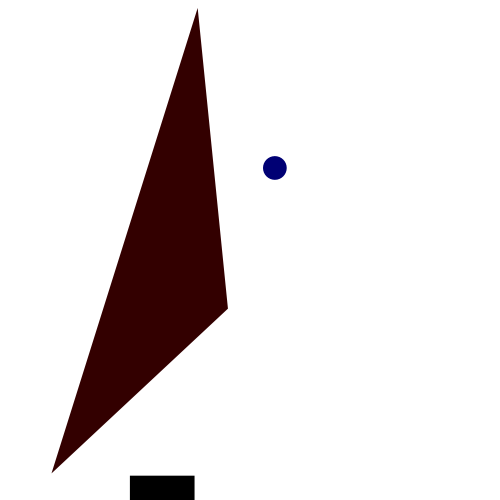
Frame 1 (no input)
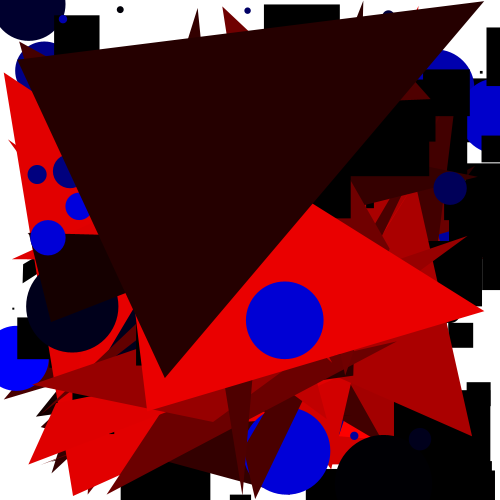
Frame 60 (the mouse pressed at the canvas centre just before this capture)
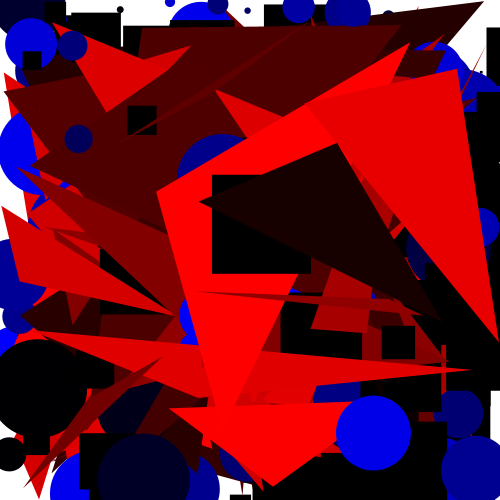
Frame 120 (the mouse held since frame 60 and released just before this capture)

The Processing sketch that drew these frames (run headless with seeded random() and noise(); from frame 60 on, the mouse is pressed at the canvas centre):

// Processing sketch: processing_58663
// ── processing_58663.pde

void setup (){ //inicio do loop na composição
  
  size (500,500); //definição do tamanho da composição
  smooth(); //serve para suavisar os elementos da composição
  background(255); //definição da cor de fundo

}

void draw(){ //inicio da criação dos elementos da composição
  
  //criação de uma variável para o tamanho do quadrado
  
  float tamanhoq = random (100); //determina um tamanho aleatorio para o quadrado que vai de 0 a 100
  
  //criação de quadrados aleatórios
  
  noStroke (); //determina que os quadrados não têm linha
  fill (0); //atribuição de cor aos quadrados (neste caso preto)
  rect (random(500), random (500), tamanhoq, tamanhoq); //coordenadas do quadrado recorrendo à variável de tamanho

  //criação de uma variável para o tamanho do circulo
  
  float tamanhoc = random (100); //determina um tamanho aleatorio para o circulo que vai de 0 a 100
  
  //criação de uma variável para a cor do circulo
   
  float rc = random (0,1); //determina um valor para a escala de vermelhos que vai de 0 a 1
  float gc = random (0,1); //determina um valor para a escala de verdes que vai de 0 a 1
  float bc = random (255); //determina um valor para a escala de azuis que vai de 0 a 255
  
  //criação de circulos aleatorios
  
  noStroke(); //determina que os circulos não têm linha
  fill (rc, gc, bc); //atribuição de cor aos circulos recorrendo às variáveis anteriores
  ellipse (random(500), random (500), tamanhoc, tamanhoc); //cordenadas dos circulos
  
  //criação de uma variável para o tamanho dos triangulos
  
  float tamanhot = random (100);
  
  //criação de uma variável para a cor dos triangulos
  
  float rt = random (255); //determina um valor para a escala de vermelhos que vai de 0 a 255
  float gt = random (0,1); //determina um valor para a escala de verdes que vai de 0 a 1
  float bt = random (0,1); //determina um valor para a escala de azuis que vai de 0 a 1
  
  //criação dos triangulos aleatorios 
  
  noStroke (); //determina que os triangulos não têm linha
  fill (rt,gt,bt); //atribuição de cor aos triangulos recorrendo às variáveis anteriore
  triangle (random (500), random (500), random (500), random (500),random (500), random (500)); //cordenadas dos triangulos
  
}
